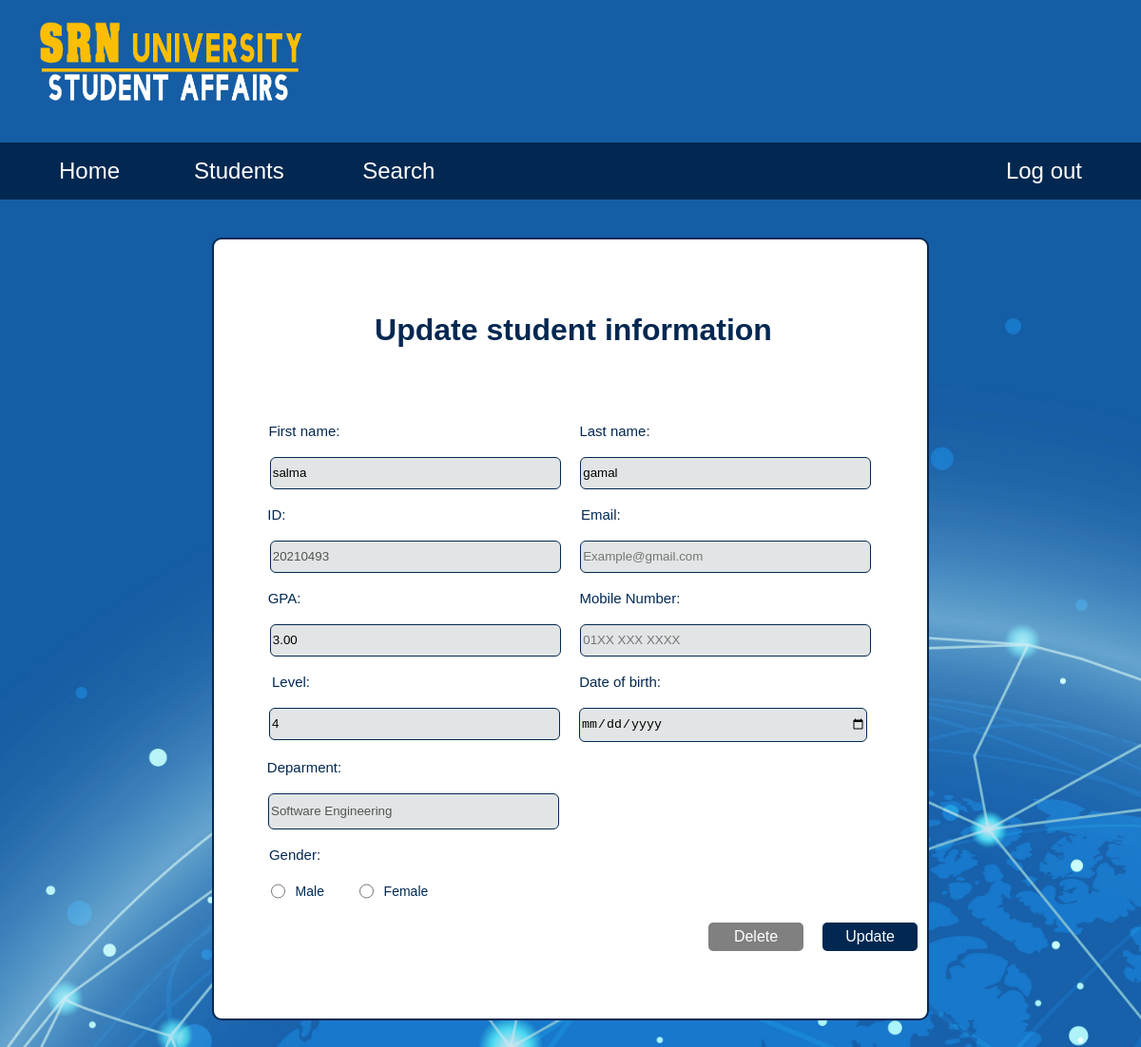
Before: /our_students/update_student/20210493/ with the older database file.
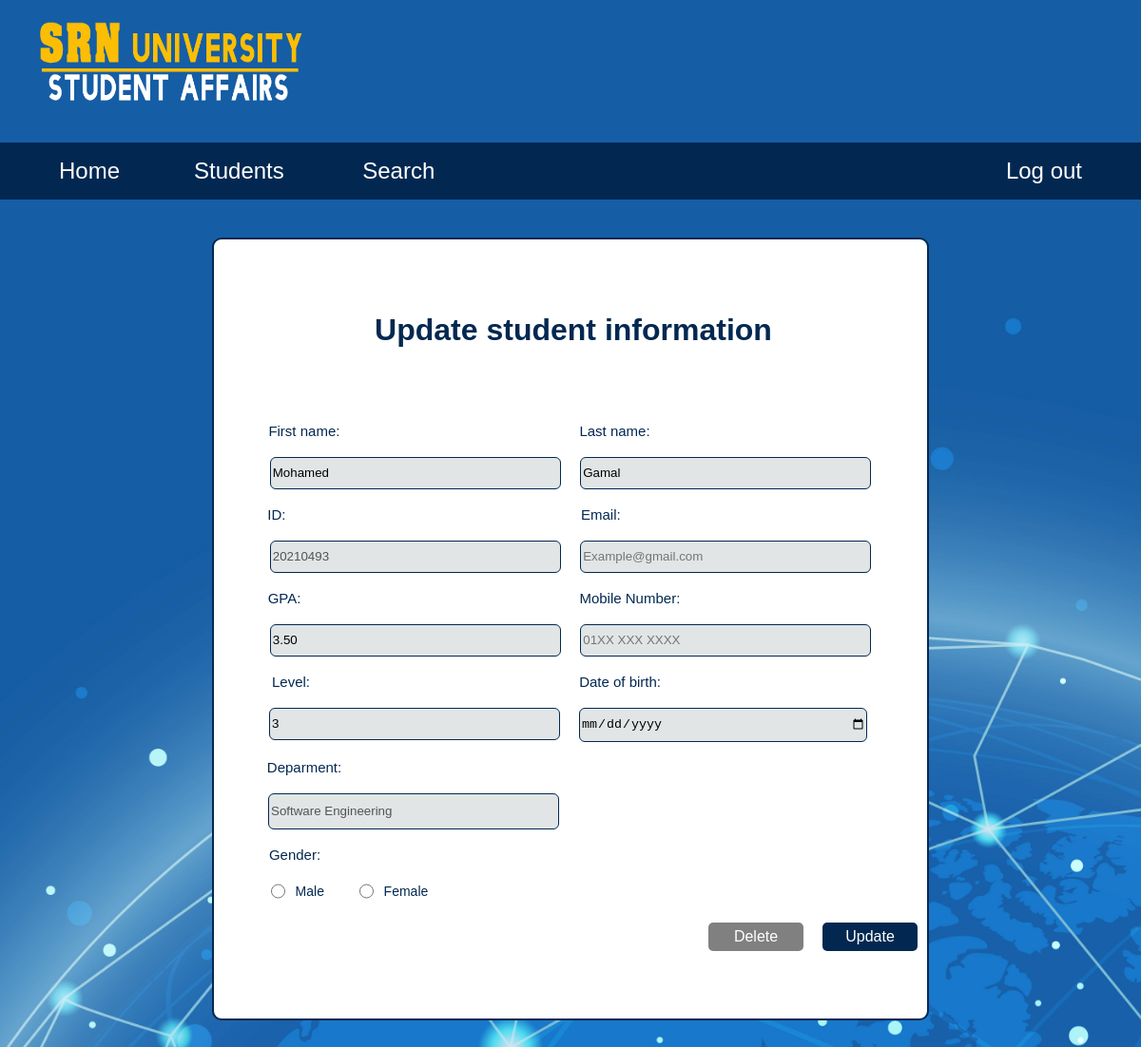
After: the same page with the newer database file.
### our_students/models.py (models this page shows)
class students(models.Model):
    fname = models.CharField(max_length=255)
    lname = models.CharField(max_length=255)
    id = models.CharField(max_length=255,primary_key=True)
    status = models.CharField(max_length=255)
    level = models.IntegerField()
    department = models.CharField(max_length=20)
    gpa = models.DecimalField(max_digits=3,decimal_places=2)

### our_students/views.py (the view, shortened to what this page needs)
# urls.py: path('update_student/<str:id>/', views.update_student, name='update_student'),
def update_student(request, id):
    template = loader.get_template('UpdateStudent.html')
    stud = students.objects.get(id=id)
    context = {
            'our_students': stud,
        }
    return HttpResponse(template.render(context, request))

### our_students/templates/UpdateStudent.html (shortened to what this page needs)
<!DOCTYPE html>
<html>
{%load static%}
<head>
  <link rel="stylesheet" type="text/css" href="{% static 'styles\UpdateStrudentStyle.css' %}">
  <link rel="stylesheet" href="{% static 'styles\navStyle.css' %}">
</head>
<body>
  <header class="headofpage">
    <a style="padding: 10px;" ; href="Home.html"><img src="{% static 'Styles\pics\newlogo.png'%} " alt = "backgroud"
        style="width: 300px; height: 90px;padding: 20px;" /> </a>
    <div class="navBar">
      <ul class="navList">
        <li class="home"><a href="Home.html">Home </a></li>
        <div class="dropdown">
          <li class="dropbtn">Students</li>
        </div>
        <li class="s"><a href="SearchStudent.html">Search</a></li>
        <li class="logout"><a href="Login.html"> Log out</a></li>
      </ul>
    </div>
  </header>
  <div class="Whole">
    <br><br>
    <h1 id="Update_student" style="text-align: center;">Update student information</h1><br><br><br><br>
    <form id="form" method="POST" >
      <label for="fname" style="left: 7px;">First name:</label><label for="lname" style="left: 9px;">Last name:</label>
      <br><br>
      <input type="text" id="fname" name="fname" class="txtboxStyle1" placeholder="First name" value="{{our_students.fname}}">&emsp;
      <input  type="text" id="lname" name="lname" class="txtboxStyle1" placeholder="Last name" value="{{our_students.lname}}"><br><br>
      <label for="ID" style="left: -36px;">ID:</label> <label for="email" style="left: 20px;">Email:</label><br><br>
      <input type="text" id="ID" name="ID" minlength="8" class="txtboxStyle2" placeholder="20XXXXXX" disabled value="{{our_students.id}}">&emsp;
      <input type="email" id="email" name="email" class="txtboxStyle2" placeholder="Example@gmail.com" value="{{our_students.email}}"><br><br>
      <label for="GPA" style="left: 2px;">GPA:</label><label for="phone_no" style="left:45px;">Mobile
        Number:</label><br><br>
      <input type="number" min = "0" max = "4" step = "0.1" id="GPA" name="GPA" class="txtboxStyle2" placeholder="GPA" value="{{our_students.gpa}}">&emsp;
      <input type="tel" id="phone_no" name="phone_no" minlength="11" class="txtboxStyle2" placeholder="01XX XXX XXXX"
        value=""><br><br>
      <label for="level">Level: </label> <label for="DOB" style="left:30px">Date of birth:</label><br><br>
      <input type=text name = "level"list="level" id="level" class="txtboxStyle2" placeholder="Choose your level" value="{{our_students.level}}">
      <input type="date" id="DOB" name="DOB" class="txtboxStyle2" placeholder="Date of birth" min="1999-01-01" max="2004-12-31"
        style="right:5px; height:34px" value=""><br><br>
      <label for="dep" style="left:-155px">Deparment: </label> <br><br>
      <input type="text" list="depart" id="dep" name="department" placeholder="Deparment"
        style="left:-165px; height:34px;" disabled value="{{our_students.department}}"><br><br>
      <label for="g" style="left: -165px;">Gender: </label><br><br><br>
      <input type="radio" id="male" name="gender" value="Male" class="radio"
      >
      <label for="gender" class="male">Male</label>&emsp;&emsp;
      <input type="radio" id="female" name="gender" value="Female">
      <label for="gender" class="female">Female</label>
      <br><br><br><br>
      <div class="btnStyle">
        <input type="submit" value="Update">&emsp;
        <input type="button" value="Delete" class="delete-button"><br><br><br>
      </div>
    </form>
  </div>
</body>
</html>

Changed rows visible on the page:
changed students "Software Engineering": fname "salma" → "Mohamed"; lname "gamal" → "Gamal"; GPA "3.00" → "3.50"; level "4" → "3"
